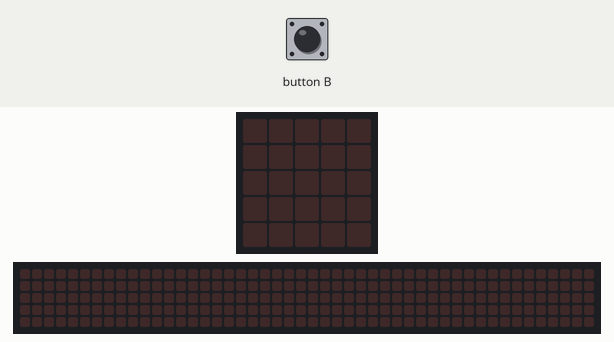
This program was run on a simulated BBC micro:bit (MakeCode). On the bench: the board's 5×5 LED display, a strip that is not on the board, showing the scrolling text unrolled. The test bench sets the inputs (shaded band). Random numbers come from a fixed seed; the 48×5 strip is a reading aid, not a part: it shows the text the display is scrolling, unrolled, one strip-width of it at a time.

Above: at 1.2 s.
1.3 s: button B pressed for 0.15 s
At 1.6 s:
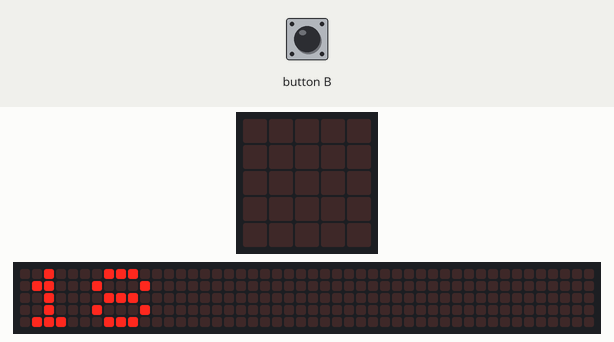
At 5.9 s:
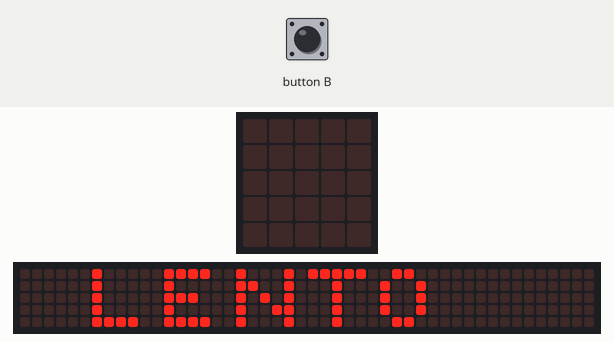
7.3 s: button B pressed for 0.15 s
At 16.4 s:
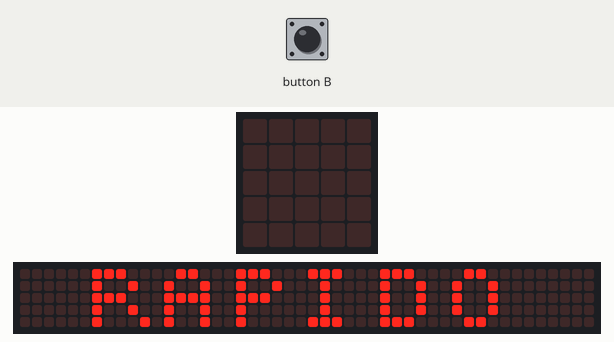

The program:

10_velocidad.py
```python
#REALIZA UN PROGRAMA QUE SIMULE VELOCIDAD

velocidad = 0

def on_button_pressed_b():
    global velocidad
    velocidad = randint(1, 100)
    basic.show_number(velocidad )
    basic.pause(1000)
    if velocidad >=70 :

        basic.show_string(" RAPIDO")
    else:

        basic.show_string(" LENTO")
    basic.pause(500)
    basic.clear_screen()
input.on_button_pressed(Button.B, on_button_pressed_b)
```

Measured:
- after the input at 1.3 s, the display: changes after 0.15 s (image 1)
- what the display in image 2 shows lasts 1.0 s, from 5.2 s to 6.2 s
